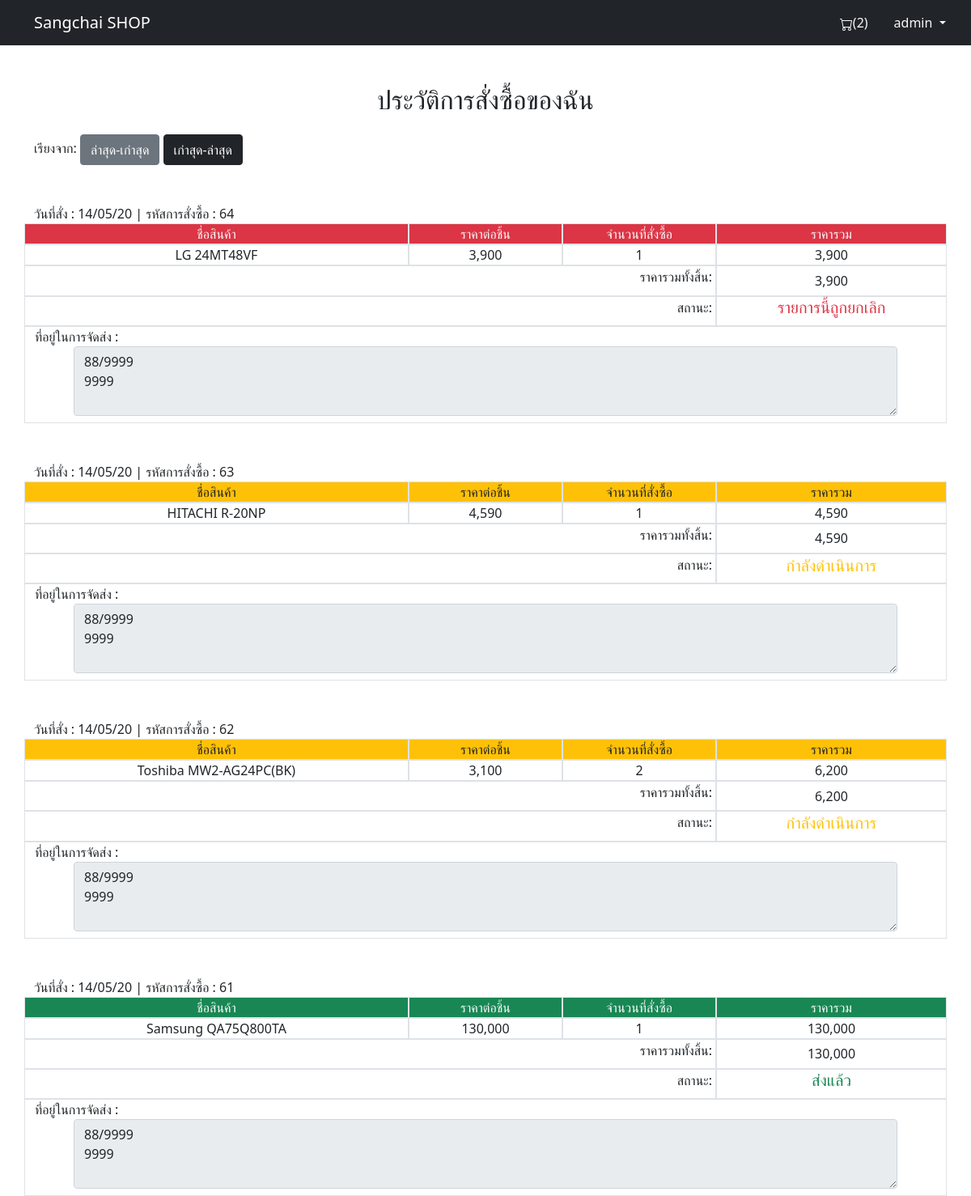
Before: /order_history.php (signed in) with the older database file.
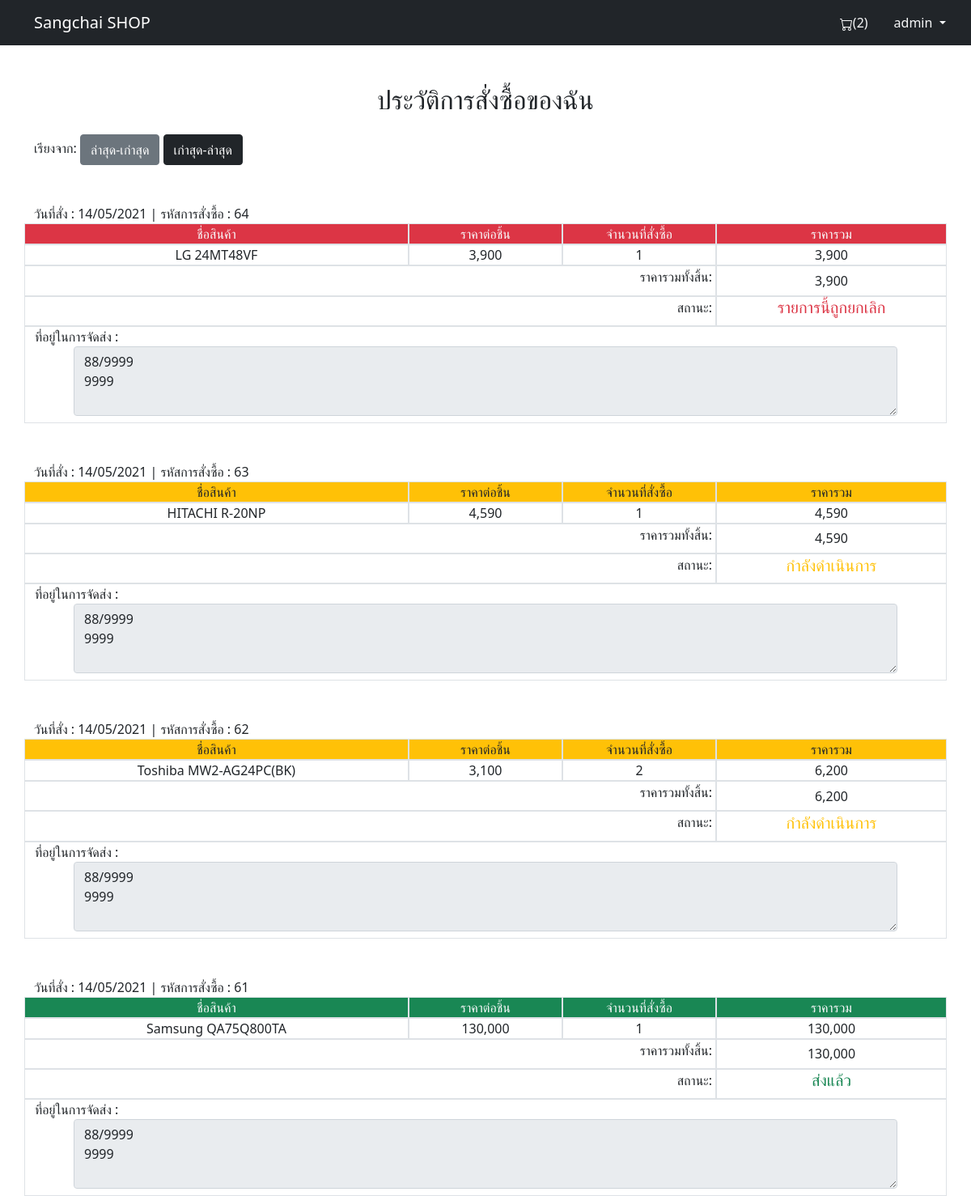
After: the same page with the newer database file.
### tables this page shows
CREATE TABLE `sell` (
  `sellid` int(3) NOT NULL,
  `userid` int(5) NOT NULL,
  `date` varchar(10) NOT NULL,
  `status` varchar(20) DEFAULT NULL,
  `address` varchar(300) DEFAULT NULL
);

### order_history.php (the view, shortened to what the changed rows need)
<?php
include('conectDB.php');
$userid = $_SESSION['userid'];
if (isset($_GET['oldFirst'])) {
    $sql = "SELECT * FROM `sell` WHERE `userid`=$userid ORDER BY `sellid`";
} else {
    $sql = "SELECT * FROM `sell` WHERE `userid`=$userid ORDER BY `sellid` DESC";
}
$resultsell =  mysqli_query($conect, $sql);
$rowofsell = mysqli_fetch_array($resultsell);
?>
<!DOCTYPE html>
<html lang="en">
<head>
    <link rel="stylesheet" href="style.css">
    <link href="https://cdn.jsdelivr.net/npm/bootstrap@5.0.0-beta3/dist/css/bootstrap.min.css" rel="stylesheet">
</head>
<body>
    <div class="container mt-5">
        <div class="d-flex justify-content-center mb-3">
            <h2>ประวัติการสั่งซื้อของฉัน</h2>
        </div>
        <div>
            <?php if ($rowofsell) :
            ?>
                <?php do { ?>
                    <?php $sellid = $rowofsell['sellid'] ?>
                    <?php $sql = "SELECT *,price*count  AS total FROM  `sellinfo` WHERE `sellid`=$sellid";
                    $resulsellinfo = mysqli_query($conect, $sql);
                    ?>
                    <div class="row">
                        <div class="col-md-12 mt-5">
                            วันที่สั่ง : <?php echo $rowofsell['date'] ?>
                            | รหัสการสั่งซื้อ : <?php echo $rowofsell['sellid'] ?>
                        </div>
                    </div>
                    <?php if ($rowofsell['status'] == "กำลังดำเนินการ") : ?>
                        <div class="row bg-warning">
                            <div class="col-md-5 d-flex justify-content-center border">
                                ชื่อสินค้า
                            </div>
                            <div class="col-md-2 d-flex justify-content-center border">
                                ราคาต่อชิ้น
                            </div>
                            <div class="col-md-2 d-flex justify-content-center border">
                                จำนวนที่สั่งซื้อ
                            </div>
                            <div class="col-md-3 d-flex justify-content-center border">
                                ราคารวม
                            </div>
                        </div>
                    <?php elseif ($rowofsell['status'] == "ส่งแล้ว") : ?>
                        <div class="row bg-success text-light">
                            <div class="col-md-5 d-flex justify-content-center border">
                                ชื่อสินค้า
                            </div>
                            <div class="col-md-2 d-flex justify-content-center border">
                                ราคาต่อชิ้น
                            </div>
                            <div class="col-md-2 d-flex justify-content-center border">
                                จำนวนที่สั่งซื้อ
                            </div>
                            <div class="col-md-3 d-flex justify-content-center border">
                                ราคารวม
                            </div>
                        </div>
                    <?php else : ?>
                        <div class="row bg-danger text-light">
                            <div class="col-md-5 d-flex justify-content-center border">
                                ชื่อสินค้า
                            </div>
                            <div class="col-md-2 d-flex justify-content-center border">
                                ราคาต่อชิ้น
                            </div>
                            <div class="col-md-2 d-flex justify-content-center border">
                                จำนวนที่สั่งซื้อ
                            </div>
                            <div class="col-md-3 d-flex justify-content-center border">
                                ราคารวม
                            </div>
                        </div>
                    <?php endif ?>
                    <?php $total = 0; ?>
                    <?php while ($rowsellinfo = mysqli_fetch_array($resulsellinfo)) {
                    ?>
                        <?php
                        $PDID = $rowsellinfo['pdid'];
                        $sql = "SELECT PDname FROM `product` WHERE productid=$PDID";
                        $productName = mysqli_query($conect, $sql);
                        $productName = mysqli_fetch_array($productName)['PDname'];
                        ?>
                        <div class="row">
                            <div class="col-md-5 d-flex justify-content-center border">
                                <?php echo $productName; ?>
                            </div>
                            <div class="col-md-2 d-flex justify-content-center border">
                                <?php echo number_format($rowsellinfo['price']); ?>
                            </div>
                            <div class="col-md-2 d-flex justify-content-center border">
                                <?php echo $rowsellinfo['count'] ?>
                            </div>
                            <div class="col-md-3 d-flex justify-content-center border">
                                <?php echo number_format($rowsellinfo['total']); ?>
                                <?php $total += $rowsellinfo['total']; ?>
                            </div>
                        </div>
                    <?php } ?>
                    <div class="row">
                        <div class="col-md-9 d-flex justify-content-end p-1 border">
                            <h6>ราคารวมทั้งสิ้น:</h6>
                        </div>
                        <div class="col-md-3 d-flex justify-content-center border align-items-center">
                            <?php echo number_format($total) ?>
                        </div>
                    </div>
                    <div class="row">
                        <div class="col-md-9 d-flex justify-content-end p-1 border">
                            <h6>สถานะ:</h6>
                        </div>
                        <div class="col-md-3 d-flex justify-content-center border align-items-center">
                            <?php if ($rowofsell['status'] == "กำลังดำเนินการ") : ?>
                                <h5 class="text-warning"><?php echo $rowofsell['status'] ?></h5>
                            <?php elseif ($rowofsell['status'] == "ส่งแล้ว") : ?>
                                <h5 class="text-success"><?php echo $rowofsell['status'] ?></h5>
                            <?php else : ?>
                                <h5 class="text-danger"><?php echo $rowofsell['status'] ?></h5>
                            <?php endif ?>
                        </div>
                    </div>
                    <div class="row">
                        <div class="col-md-12 border">
                            ที่อยู่ในการจัดส่ง :<br>
                            <div class="ms-5 me-5 mb-2">
                                <textarea name="" id="" class="form-control" rows="3" disabled><?php echo $rowofsell['address'] ?></textarea>
                            </div>
                        </div>
                    </div>
                <?php } while ($rowofsell = mysqli_fetch_array($resultsell)) ?>
            <?php else :
            ?>
                <div class="p-5 mt-5">
                    <h3 class="d-flex justify-content-center text-secondary">-- คุณยังไม่มีประวัติการซื้อ --</h3>
                </div>
            <?php endif ?>
        </div>
    </div>
</body>
</html>

Changed rows visible on the page:
changed sell "รายการนี้ถูกยกเลิก": date "14/05/20" → "14/05/2021"
changed sell id 63: date "14/05/20" → "14/05/2021"
changed sell id 62: date "14/05/20" → "14/05/2021"
changed sell "ส่งแล้ว": date "14/05/20" → "14/05/2021"
